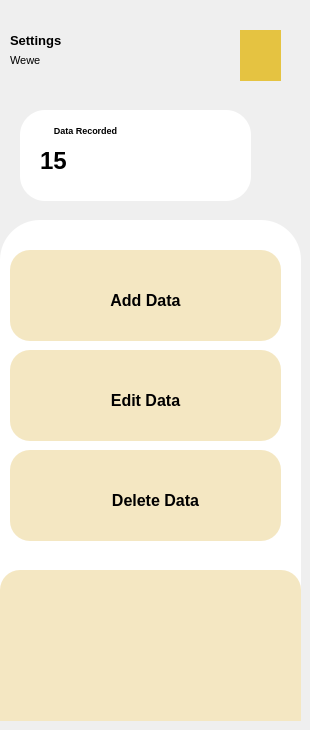
    <widget class="QWidget" name="page_2">
     <widget class="QPushButton" name="pushButton_7">
      <property name="enabled">
       <bool>true</bool>
      </property>
      <property name="geometry">
       <rect>
        <x>240</x>
        <y>30</y>
        <width>41</width>
        <height>51</height>
       </rect>
      </property>
      <property name="styleSheet">
       <string notr="true">border:none;
background-color: rgb(229, 195, 65);</string>
      </property>
      <property name="text">
       <string/>
      </property>
      <property name="icon">
       <iconset resource="res.qrc">
        <normaloff>:/image/humaigoLogo-removebg-preview.png</normaloff>:/image/humaigoLogo-removebg-preview.png</iconset>
      </property>
      <property name="iconSize">
       <size>
        <width>50</width>
        <height>50</height>
       </size>
      </property>
     </widget>
     <widget class="QLabel" name="label_3">
      <property name="geometry">
       <rect>
        <x>10</x>
        <y>50</y>
        <width>141</width>
        <height>20</height>
       </rect>
      </property>
      <property name="font">
       <font>
        <family>Tahoma</family>
        <pointsize>8</pointsize>
        <bold>false</bold>
       </font>
      </property>
      <property name="styleSheet">
       <string notr="true">color:#000;
border:none;</string>
      </property>
      <property name="text">
       <string>Wewe</string>
      </property>
      <property name="alignment">
       <set>Qt::AlignmentFlag::AlignLeading|Qt::AlignmentFlag::AlignLeft|Qt::AlignmentFlag::AlignVCenter</set>
      </property>
     </widget>
     <widget class="QLabel" name="label_4">
      <property name="geometry">
       <rect>
        <x>10</x>
        <y>30</y>
        <width>201</width>
        <height>20</height>
       </rect>
      </property>
      <property name="font">
       <font>
        <family>Tahoma</family>
        <pointsize>10</pointsize>
        <bold>true</bold>
       </font>
      </property>
      <property name="styleSheet">
       <string notr="true">color:#000;
border:none;</string>
      </property>
      <property name="text">
       <string>Settings</string>
      </property>
      <property name="alignment">
       <set>Qt::AlignmentFlag::AlignLeading|Qt::AlignmentFlag::AlignLeft|Qt::AlignmentFlag::AlignVCenter</set>
      </property>
     </widget>
     <widget class="QFrame" name="frame_7">
      <property name="geometry">
       <rect>
        <x>0</x>
        <y>220</y>
        <width>301</width>
        <height>501</height>
       </rect>
      </property>
      <property name="styleSheet">
       <string notr="true">background-color: rgb(255, 255, 255);
border-radius: 40px;</string>
      </property>
      <property name="frameShape">
       <enum>QFrame::Shape::StyledPanel</enum>
      </property>
      <property name="frameShadow">
       <enum>QFrame::Shadow::Raised</enum>
      </property>
      <widget class="QPushButton" name="showRecordsPushButton_2">
       <property name="geometry">
        <rect>
         <x>130</x>
         <y>450</y>
         <width>83</width>
         <height>29</height>
        </rect>
       </property>
       <property name="styleSheet">
        <string notr="true">background-color: rgb(0, 0, 0);</string>
       </property>
       <property name="text">
        <string>Show records</string>
       </property>
      </widget>
      <widget class="QFrame" name="frame_8">
       <property name="geometry">
        <rect>
         <x>0</x>
         <y>350</y>
         <width>301</width>
         <height>231</height>
        </rect>
       </property>
       <property name="styleSheet">
        <string notr="true">background-color:#f4e7c2;
border-radius:20px;</string>
       </property>
       <property name="frameShape">
        <enum>QFrame::Shape::StyledPanel</enum>
       </property>
       <property name="frameShadow">
        <enum>QFrame::Shadow::Raised</enum>
       </property>
       <widget class="QPushButton" name="dashboardPushButton_2">
        <property name="geometry">
         <rect>
          <x>20</x>
          <y>10</y>
          <width>51</width>
          <height>51</height>
         </rect>
        </property>
        <property name="text">
         <string/>
        </property>
        <property name="icon">
         <iconset resource="res.qrc">
          <normaloff>:/image/dashboard.png</normaloff>:/image/dashboard.png</iconset>
        </property>
        <property name="iconSize">
         <size>
          <width>43</width>
          <height>43</height>
         </size>
        </property>
       </widget>
       <widget class="QPushButton" name="settingsPushButton_2">
        <property name="geometry">
         <rect>
          <x>90</x>
          <y>10</y>
          <width>51</width>
          <height>51</height>
         </rect>
        </property>
        <property name="text">
         <string/>
        </property>
        <property name="icon">
         <iconset resource="res.qrc">
          <normaloff>:/image/settings.png</normaloff>:/image/settings.png</iconset>
        </property>
        <property name="iconSize">
         <size>
          <width>40</width>
          <height>40</height>
         </size>
        </property>
       </widget>
       <widget class="QPushButton" name="notificationPushButton_2">
        <property name="geometry">
         <rect>
          <x>160</x>
          <y>10</y>
          <width>51</width>
          <height>51</height>
         </rect>
        </property>
        <property name="text">
         <string/>
        </property>
        <property name="icon">
         <iconset resource="res.qrc">
          <normaloff>:/image/notification.png</normaloff>:/image/notification.png</iconset>
        </property>
        <property name="iconSize">
         <size>
          <width>40</width>
          <height>40</height>
         </size>
        </property>
       </widget>
       <widget class="QPushButton" name="profilePushButton_2">
        <property name="geometry">
         <rect>
          <x>230</x>
          <y>10</y>
          <width>51</width>
          <height>51</height>
         </rect>
        </property>
        <property name="text">
         <string/>
        </property>
        <property name="icon">
         <iconset resource="res.qrc">
          <normaloff>:/image/profile.png</normaloff>:/image/profile.png</iconset>
        </property>
        <property name="iconSize">
         <size>
          <width>30</width>
          <height>30</height>
         </size>
        </property>
       </widget>
      </widget>
      <widget class="QFrame" name="frame_9">
       <property name="geometry">
        <rect>
         <x>10</x>
         <y>30</y>
         <width>271</width>
         <height>91</height>
        </rect>
       </property>
       <property name="styleSheet">
        <string notr="true">background-color:#f4e7c2;
border-radius:20px;</string>
       </property>
       <property name="frameShape">
        <enum>QFrame::Shape::StyledPanel</enum>
       </property>
       <property name="frameShadow">
        <enum>QFrame::Shadow::Raised</enum>
       </property>
       <widget class="QPushButton" name="addDataPushButton">
        <property name="geometry">
         <rect>
          <x>10</x>
          <y>20</y>
          <width>251</width>
          <height>61</height>
         </rect>
        </property>
        <property name="font">
         <font>
          <family>Tahoma</family>
          <pointsize>12</pointsize>
          <bold>true</bold>
         </font>
        </property>
        <property name="styleSheet">
         <string notr="true">color:#000;</string>
        </property>
        <property name="text">
         <string>Add Data</string>
        </property>
        <property name="icon">
         <iconset resource="res.qrc">
          <normaloff>:/image/add.png</normaloff>:/image/add.png</iconset>
        </property>
        <property name="iconSize">
         <size>
          <width>50</width>
          <height>50</height>
         </size>
        </property>
       </widget>
      </widget>
      <widget class="QFrame" name="frame_10">
       <property name="geometry">
        <rect>
         <x>10</x>
         <y>130</y>
         <width>271</width>
         <height>91</height>
        </rect>
       </property>
       <property name="styleSheet">
        <string notr="true">background-color:#f4e7c2;
border-radius:20px;</string>
       </property>
       <property name="frameShape">
        <enum>QFrame::Shape::StyledPanel</enum>
       </property>
       <property name="frameShadow">
        <enum>QFrame::Shadow::Raised</enum>
       </property>
       <widget class="QPushButton" name="editDataPushButton">
        <property name="geometry">
         <rect>
          <x>10</x>
          <y>20</y>
          <width>251</width>
          <height>61</height>
         </rect>
        </property>
        <property name="font">
         <font>
          <family>Tahoma</family>
          <pointsize>12</pointsize>
          <bold>true</bold>
         </font>
        </property>
        <property name="styleSheet">
         <string notr="true">color:#000;</string>
        </property>
        <property name="text">
         <string>Edit Data</string>
        </property>
        <property name="icon">
         <iconset resource="res.qrc">
          <normaloff>:/image/edit.png</normaloff>:/image/edit.png</iconset>
        </property>
        <property name="iconSize">
         <size>
          <width>50</width>
          <height>50</height>
         </size>
        </property>
       </widget>
      </widget>
      <widget class="QFrame" name="frame_11">
       <property name="geometry">
        <rect>
         <x>10</x>
         <y>230</y>
         <width>271</width>
         <height>91</height>
        </rect>
       </property>
       <property name="styleSheet">
        <string notr="true">background-color:#f4e7c2;
border-radius:20px;</string>
       </property>
       <property name="frameShape">
        <enum>QFrame::Shape::StyledPanel</enum>
       </property>
       <property name="frameShadow">
        <enum>QFrame::Shadow::Raised</enum>
       </property>
       <widget class="QPushButton" name="deletePushButton">
        <property name="geometry">
         <rect>
          <x>30</x>
          <y>20</y>
          <width>231</width>
          <height>61</height>
         </rect>
        </property>
        <property name="font">
         <font>
          <family>Tahoma</family>
          <pointsize>12</pointsize>
          <bold>true</bold>
         </font>
        </property>
        <property name="styleSheet">
         <string notr="true">color:#000;</string>
        </property>
        <property name="text">
         <string>Delete Data</string>
        </property>
        <property name="icon">
         <iconset resource="res.qrc">
          <normaloff>:/image/delete.png</normaloff>:/image/delete.png</iconset>
        </property>
        <property name="iconSize">
         <size>
          <width>50</width>
          <height>50</height>
         </size>
        </property>
       </widget>
      </widget>
     </widget>
     <widget class="QFrame" name="frame_6">
      <property name="geometry">
       <rect>
        <x>20</x>
        <y>110</y>
        <width>231</width>
        <height>91</height>
       </rect>
      </property>
      <property name="styleSheet">
       <string notr="true">border-radius:25px;
background-color:#fff;
color:#000;</string>
      </property>
      <property name="frameShape">
       <enum>QFrame::Shape::StyledPanel</enum>
      </property>
      <property name="frameShadow">
       <enum>QFrame::Shadow::Raised</enum>
      </property>
      <widget class="QLabel" name="moistureLabel_3">
       <property name="geometry">
        <rect>
         <x>20</x>
         <y>20</y>
         <width>91</width>
         <height>61</height>
        </rect>
       </property>
       <property name="font">
        <font>
         <family>Tahoma</family>
         <pointsize>18</pointsize>
         <fontweight>ExtraBold</fontweight>
        </font>
       </property>
       <property name="styleSheet">
        <string notr="true">color:#000;
font-weight:800;</string>
       </property>
       <property name="text">
        <string>15</string>
       </property>
       <property name="alignment">
        <set>Qt::AlignmentFlag::AlignLeading|Qt::AlignmentFlag::AlignLeft|Qt::AlignmentFlag::AlignVCenter</set>
       </property>
      </widget>
      <widget class="QLabel" name="label_7">
       <property name="geometry">
        <rect>
         <x>10</x>
         <y>10</y>
         <width>111</width>
         <height>21</height>
        </rect>
       </property>
       <property name="font">
        <font>
         <family>Tahoma</family>
         <pointsize>7</pointsize>
         <fontweight>ExtraBold</fontweight>
        </font>
       </property>
       <property name="styleSheet">
        <string notr="true">color:#000;
font-weight:800;</string>
       </property>
       <property name="text">
        <string>Data Recorded</string>
       </property>
       <property name="alignment">
        <set>Qt::AlignmentFlag::AlignCenter</set>
       </property>
      </widget>
     </widget>
    </widget>
